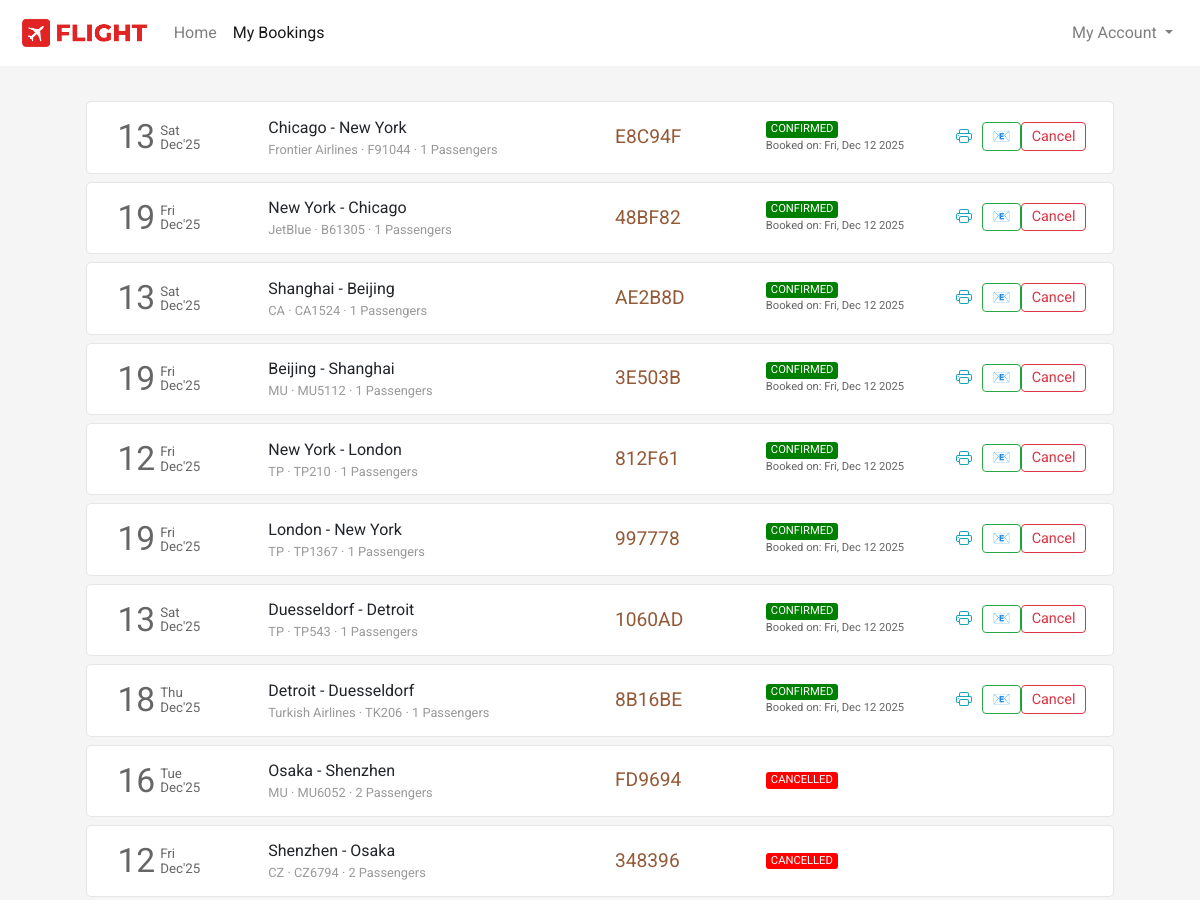
/flight/bookings (signed in, upper part), run on an earlier commit of the app's database.
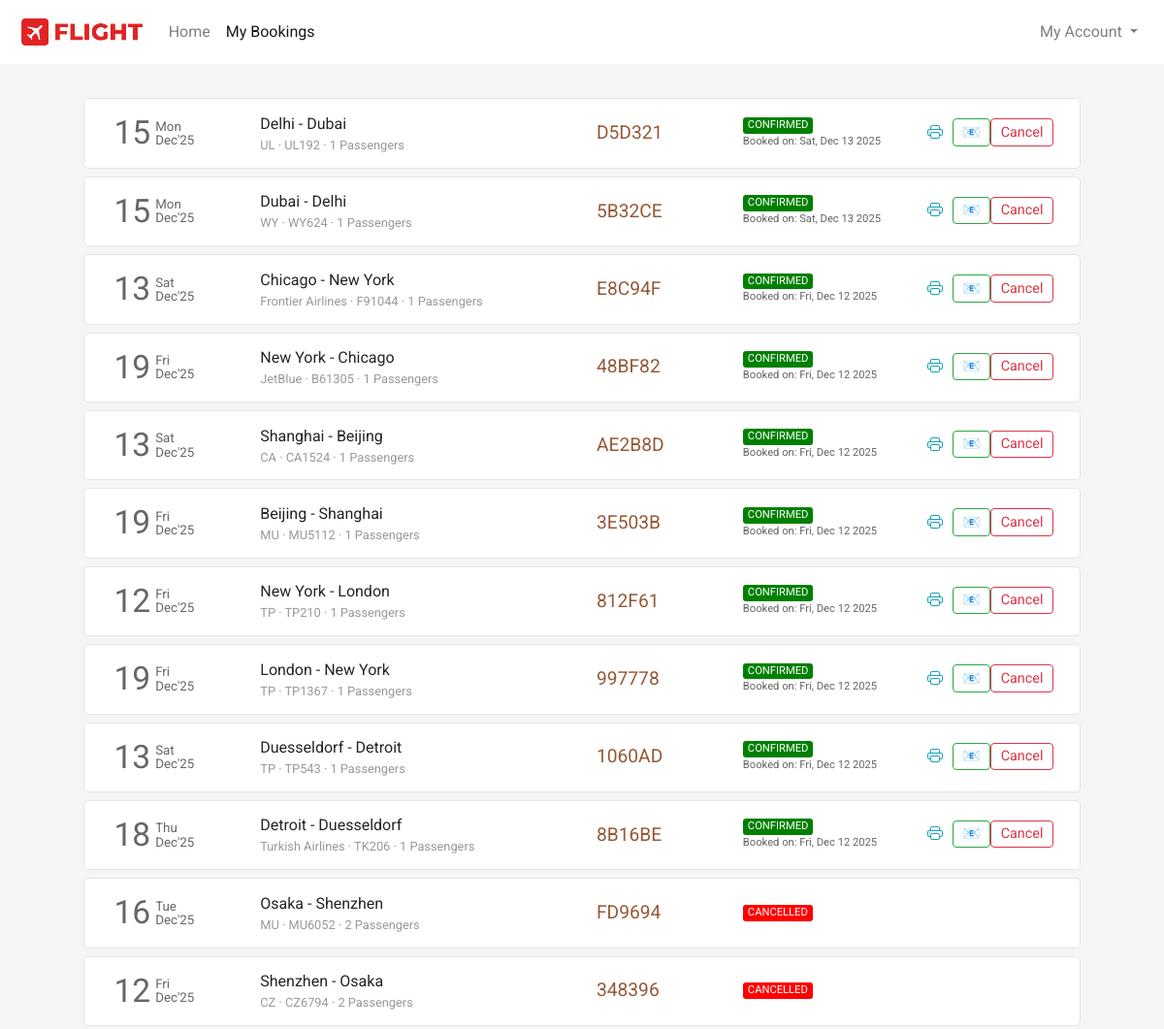
And on a later commit of the database.
### flight/models.py (models this page shows, shortened)
class Ticket(models.Model):
    selected_seats = models.ManyToManyField(Seat, related_name='tickets', blank=True)
    user = models.ForeignKey(User,on_delete=models.CASCADE,related_name="bookings", blank=True, null=True)
    ref_no = models.CharField(max_length=6, unique=True)
    passengers = models.ManyToManyField(Passenger, related_name="flight_tickets")
    flight = models.ForeignKey(Flight, on_delete=models.CASCADE, related_name="tickets", blank=True, null=True)
    flight_ddate = models.DateField(blank=True, null=True)
    flight_adate = models.DateField(blank=True, null=True)
    flight_fare = models.FloatField(blank=True,null=True)
    other_charges = models.FloatField(blank=True,null=True)
    coupon_used = models.CharField(max_length=15,blank=True)
    coupon_discount = models.FloatField(default=0.0)
    total_fare = models.FloatField(blank=True, null=True)
    seat_class = models.CharField(max_length=20, choices=SEAT_CLASS)
    booking_date = models.DateTimeField(default=datetime.now)
    mobile = models.CharField(max_length=20,blank=True)
    email = models.EmailField(max_length=45, blank=True)
    status = models.CharField(max_length=45, choices=TICKET_STATUS)

class Flight(models.Model):
    origin = models.ForeignKey(Place, on_delete=models.CASCADE, related_name="departures")
    destination = models.ForeignKey(Place, on_delete=models.CASCADE, related_name="arrivals")
    depart_time = models.TimeField(auto_now=False, auto_now_add=False)
    depart_day = models.ManyToManyField(Week, related_name="flights_of_the_day")
    duration = models.DurationField(null=True)
    arrival_time = models.TimeField(auto_now=False, auto_now_add=False)
    plane = models.CharField(max_length=24)
    airline = models.CharField(max_length=64)
    economy_fare = models.FloatField(null=True)
    business_fare = models.FloatField(null=True)
    first_fare = models.FloatField(null=True)

class Place(models.Model):
    city = models.CharField(max_length=64)
    airport = models.CharField(max_length=64)
    code = models.CharField(max_length=3)
    country = models.CharField(max_length=64)

### flight/views.py (the view)
# urls.py: path('flight/bookings', views.bookings, name="bookings"),
def bookings(request):
    if request.user.is_authenticated:
        tickets = Ticket.objects.filter(user=request.user).order_by('-booking_date')
        return render(request, 'flight/bookings.html', {
            'page': 'bookings',
            'tickets': tickets
        })
    else:
        return HttpResponseRedirect(reverse('login'))

### flight/templates/flight/bookings.html (shortened to what the changed rows need)
{% extends 'flight/layout.html' %}
{% load static %}
{% block head %}
    <link rel="stylesheet" href="{% static 'css/bookings_style.css' %}">
{% endblock head %}
{% block body %}
    <section class="section section1">
        <div class="container">
            {% if tickets %}
                {% for ticket in tickets %}
                    <div class="row each-booking-div" id="{{ticket.ref_no}}">
                        <div class="col-2" style="display: flex;">
                            <div style="display: flex; color: #666666; margin-top: auto;">
                                <div>
                                    <span style="font-size: 2.1em;">{{ticket.flight_ddate | date:"d"}}</span>
                                </div>
                                <div style="font-size: smaller; display: flex; margin: auto 0; padding-left: 5px; line-height: 1em;">
                                    <div style="margin: auto;">
                                        <div style="margin-bottom: 1px;">{{ticket.flight_ddate | date:"D"}}</div>
                                        <div style="margin-top: 1px;">{{ticket.flight_ddate | date:"M'y"}}</div>
                                    </div>
                                </div>
                            </div>
                        </div>
                        <div class="col-4 middle-div">
                            <div style="width:100%">
                                <div class="row places-div" style=" display: flex;">
                                    <div style="max-width: 45%;">{{ticket.flight.origin.city}}</div>
                                    <div>&nbsp;-&nbsp;</div>
                                    <div style="max-width: 45%;">{{ticket.flight.destination.city}}</div>
                                </div>
                                <div class="row places-div" style="font-size: .8em; color: #999999; ">
                                    <div style="max-width: 100%;">{{ticket.flight.airline}} &middot; {{ticket.flight.plane}} &middot; {{ticket.passengers.count}} Passengers</div>
                                </div>
                            </div>
                        </div>
                        <div class="col-2 middle-div">
                            <div style="font-size: 1.2em; color: #945937;">{{ticket.ref_no}}</div>
                        </div>
                        <div class="col-2 middle-div">
                            <div>
                                <div class="row status-div">
                                    {% if ticket.status == 'CONFIRMED' %}
                                        <div class="green">{{ticket.status}}</div>
                                    {% endif %}
                                    {% if ticket.status == 'CANCELLED' %}
                                        <div class="red">{{ticket.status}}</div>
                                    {% endif %}
                                </div>
                                <div class="row booking-date-div" style="font-size: .7em; color: #666;">
                                    {% if ticket.status == 'CONFIRMED' %}
                                        Booked on: {{ticket.booking_date | date:"D, M d Y"}}
                                    {% endif %}
                                </div>
                            </div>
                        </div>
                        <div class="col-2 last-div">
                            <div>
                                <div class="ticket-action-div">
                                    {% if ticket.status == 'CONFIRMED' %}
                                        <form action="{% url 'getticket' %}" method="get" target="_blank" style="display: inline;">
                                            <button type="submit" class="btn btn-outline-info btnp pbtn" title="View Ticket">
                                            </button>
                                        </form>
                                        <button type="button" class="btn btn-outline-success btnp ebtn" data-ref="{{ticket.ref_no}}" onclick="resendEmail(this)" title="Resend Email">
                                            📧
                                        </button>
                                        <button class="btn btn-outline-danger btnp cbtn"  data-ref="{{ticket.ref_no}}" onclick="popup(this)">Cancel</button>
                                    {% endif %}
                                </div>
                            </div>
                        </div>
                    </div>
                {% endfor %}
            {% endif %}
        </div>
    </section>
{% endblock %}

What changed in the data, as far as the page shows it:
added Ticket: flight_ddate "15", flight_ddate "Mon", flight_ddate "Dec'25", flight.origin.city "Delhi", flight.destination.city "Dubai", flight.airline "UL", flight.plane "UL192", passengers.count "1", ref_no "D5D321", status "CONFIRMED", booking_date "Sat, Dec 13 2025"
added Ticket: flight_ddate "15", flight_ddate "Mon", flight_ddate "Dec'25", flight.origin.city "Dubai", flight.destination.city "Delhi", flight.airline "WY", flight.plane "WY624", passengers.count "1", ref_no "5B32CE", status "CONFIRMED", booking_date "Sat, Dec 13 2025"
